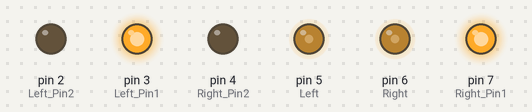
This sketch was run on a simulated Arduino Uno, built with avr-gcc and run on an emulated ATmega328P. On the bench: output pins drawn as LEDs (lit = HIGH).

Above: at 0.05 s.
At 3.25 s:
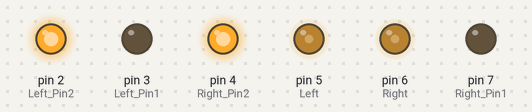
At 4.85 s:
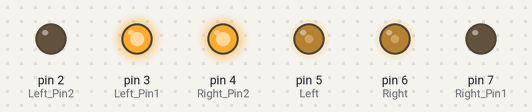
At 5.65 s:
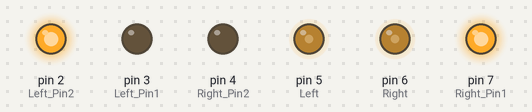
At 6.45 s:
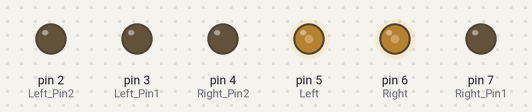
Timing chart, 0 to 8.5 s (numbered marks = the images above):
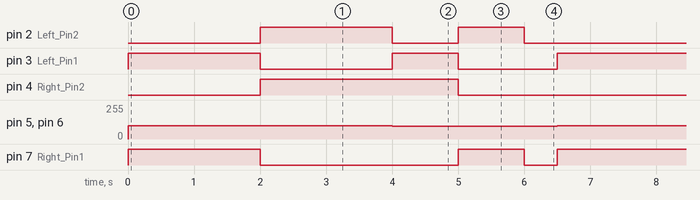

The sketch:

sketch_dec03a.ino
```cpp
int Left_Pin1 = 3;
int Left_Pin2 = 2;
int Right_Pin1 = 7;
int Right_Pin2 = 4;

int Left = 5;
int Right = 6;

void setup() {
  pinMode(Left_Pin1, OUTPUT);
  pinMode(Left_Pin2, OUTPUT);
  pinMode(Right_Pin1, OUTPUT);
  pinMode(Right_Pin2, OUTPUT);
  analogWrite(Left, 255);
  analogWrite(Right, 255);
  Serial.begin(9600);
}


void Front_(int t, int spd){
  digitalWrite(Left_Pin1, HIGH);
  digitalWrite(Left_Pin2, LOW);
  digitalWrite(Right_Pin1, HIGH);
  digitalWrite(Right_Pin2, LOW);
  analogWrite(Left, spd);
  analogWrite(Right, spd);
  delay(t);
  }

void Back_( int t, int spd){ //1,2핀에 서로 신호를 다르게하면 후진
  digitalWrite(Left_Pin1, LOW);
  digitalWrite(Left_Pin2, HIGH);
  digitalWrite(Right_Pin1, LOW);
  digitalWrite(Right_Pin2, HIGH);
  analogWrite(Left, spd);
  analogWrite(Right, spd);
  delay(t);
  }


void Right_( int t, int spd){ //Right 1,2 핀에 다른 신호를 주면 우회전
  digitalWrite(Left_Pin1, HIGH);
  digitalWrite(Left_Pin2, LOW);
  digitalWrite(Right_Pin2, HIGH);
  digitalWrite(Right_Pin1, LOW);
  analogWrite(Left, spd);
  analogWrite(Right, spd);
  delay(t);
  }


void Left_( int t, int spd){ //Left 1,2핀에 다른 신호를 주면 죄회전
  digitalWrite(Left_Pin2, HIGH);
  digitalWrite(Left_Pin1, LOW);
  digitalWrite(Right_Pin1, HIGH);
  digitalWrite(Right_Pin2, LOW);
  analogWrite(Left, spd);
  analogWrite(Right, spd);
  delay(t);
  }

void Stop_(int t){ //Left 1,2핀에 다른 신호를 주면 죄회전
  digitalWrite(Left_Pin1, LOW);
  digitalWrite(Left_Pin2, LOW);
  digitalWrite(Right_Pin1, LOW);
  digitalWrite(Right_Pin2, LOW);
  delay(t);
  }

void loop() {
  Front_(2000, 100); //3초동안 150의 속도로 앞으로 전진
  Back_(2000, 100);
  Right_(1000, 95); //3초동안 100의 속도로 우회전 (90도로 꺽는 속도 찾아야 해)
  Left_(1000, 95);
  Stop_(500);

}
```

Measured:
- by itself, pin 2 (Left_Pin2): repeats every 6.5 s: LOW 1.0 s, HIGH 1.0 s, LOW 2.5 s, HIGH 2.0 s
- by itself, pin 3 (Left_Pin1): repeats every 6.5 s: LOW 2.0 s, HIGH 1.0 s, LOW 1.5 s, HIGH 2.0 s
- by itself, pin 4 (Right_Pin2): alternates HIGH for 3.0 s and LOW for 3.5 s
- by itself, pin 5 (Left), pin 6 (Right): alternates 100/255 for 4.0 s and 95/255 for 2.5 s
- by itself, pin 7 (Right_Pin1): repeats every 6.5 s: LOW 3.0 s, HIGH 1.0 s, LOW 0.50 s, HIGH 2.0 s
